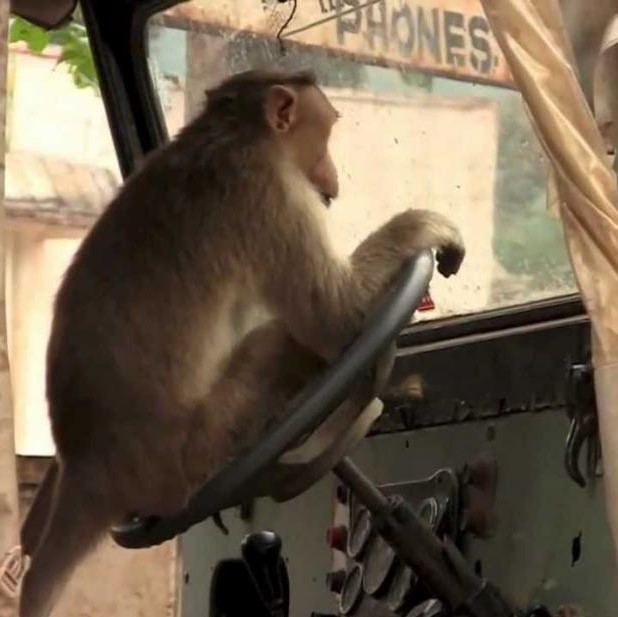
#> input picture img3.jpg, 618 x 617 px
$ python filter_with_filename.py
#> lines starting #> are read from the running program, lines starting #| are printed output that depends on the picture
import numpy as np
from PIL import Image


def get_img(path):
#> called with path = 'img3.jpg'
    img = Image.open(path)
#> img is the input picture: PIL image 618x617 RGB; mean R, G, B 111.1, 96.8, 78
    return np.array(img)


def save_img(img, name):
    res = Image.fromarray(img)
    res.save(name)


def get_pixel_art(img, size, grayscale):
#> called with size = 10, grayscale = 10
    width = len(img)
#> width = 617
    height = len(img[1])
#> height = 618

    for x in range(0, width, size):
        for y in range(0, height, size):
            brightness = get_brightness(img, size, x, y)
            img[x: x + size, y: y + size] = brightness - brightness % grayscale
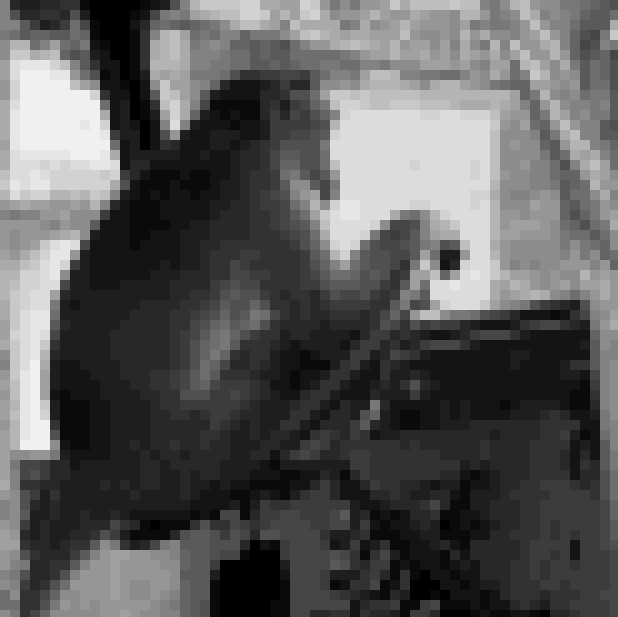
#> img: shape (617, 618, 3); min 0, max 240, mean 90.2
    return img


def get_brightness(img, size, x, y):
    return np.average(img[x: x + size, y: y + size])


img = get_img('img3.jpg')
size = 10
grayscale = 10
save_img(get_pixel_art(img, size, grayscale), 'res_firstnew.jpg')
